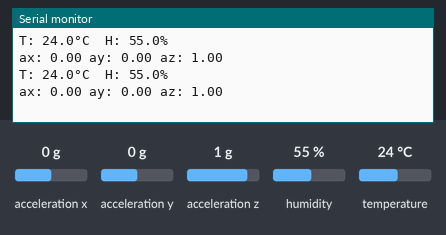
Recording of a sketch running on a simulated Arduino Nano 33 BLE. On the bench: the last lines printed to the serial monitor. The inputs (shaded band) are chosen by the test bench; at power-on: acceleration x 0 g, acceleration y 0 g, acceleration z 1 g, humidity 55 %, temperature 24 °C.

Above: at 2.8 s.
2.9 s: acceleration x set to -1.4 g
At 3.4 s:
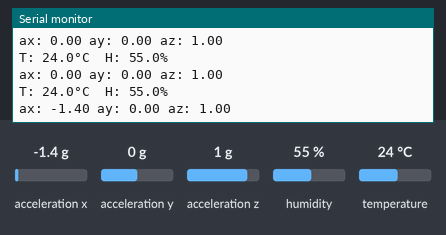
4.4 s: acceleration y set to -1.4 g
At 5.7 s:
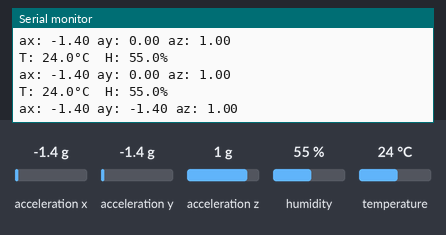
5.9 s: acceleration z set to -1.4 g
At 6.8 s:
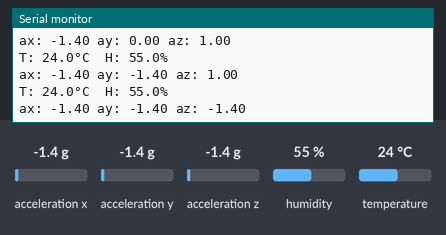
7.4 s: humidity set to 22 %
At 8.4 s:
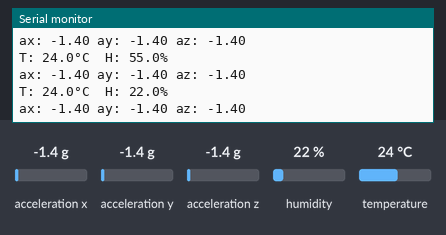
8.9 s: temperature set to 12 °C
At 9.8 s:
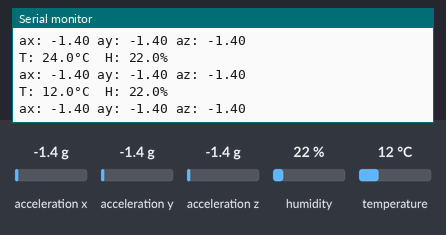

Measured:
- after the input at 2.9 s, the serial monitor: prints a new line after 0.11 s (image 1)
- after the input at 4.4 s, the serial monitor: prints a new line after 0.61 s (image 2)
- after the input at 5.9 s, the serial monitor: prints a new line after 0.11 s (image 3)
- after the input at 7.4 s, the serial monitor: prints a new line after 0.60 s (image 4)
- after the input at 8.9 s, the serial monitor: prints a new line after 0.10 s (image 5)

The sketch:

nano33ble_sense.ino
```cpp
// snippet: nano33ble_sense
// tags: nano33ble, nano33, ble-sense, lsm9ds1, hts221, apds9960, mp34dt05, platform
// boards: nano33ble
// library: Arduino_LSM9DS1, Arduino_HTS221, Arduino_APDS9960
// description: Nano 33 BLE Sense onboard sensors — IMU, temp/humidity, gesture
// prompts: Nano 33 BLE Sense, onboard sensors Nano 33, LSM9DS1 HTS221 APDS9960, gesture sensor platform, BLE sense starter
// exact-include: Arduino_LSM9DS1.h, Arduino_HTS221.h, Arduino_APDS9960.h

#include <Arduino_LSM9DS1.h>
#include <Arduino_HTS221.h>
#include <Arduino_APDS9960.h>

unsigned long prevMs = 0;

void setup() {
  Serial.begin(9600);
  while (!Serial && millis() < 3000);
  if (!IMU.begin())   { Serial.println("LSM9DS1 failed"); while (1); }
  if (!HTS.begin())   { Serial.println("HTS221 failed");  while (1); }
  if (!APDS.begin())  { Serial.println("APDS9960 failed"); while (1); }
  APDS.setGestureSensitivity(80);
}

void loop() {
  // gesture
  if (APDS.gestureAvailable()) {
    int g = APDS.readGesture();
    if (g == GESTURE_UP)    Serial.println("UP");
    if (g == GESTURE_DOWN)  Serial.println("DOWN");
    if (g == GESTURE_LEFT)  Serial.println("LEFT");
    if (g == GESTURE_RIGHT) Serial.println("RIGHT");
  }

  unsigned long now = millis();
  if (now - prevMs < 1000) return;
  prevMs = now;

  Serial.print("T: "); Serial.print(HTS.readTemperature(), 1);
  Serial.print("°C  H: "); Serial.print(HTS.readHumidity(), 1); Serial.println("%");

  if (IMU.accelerationAvailable()) {
    float ax, ay, az;
    IMU.readAcceleration(ax, ay, az);
    Serial.print("ax: "); Serial.print(ax, 2);
    Serial.print(" ay: "); Serial.print(ay, 2);
    Serial.print(" az: "); Serial.println(az, 2);
  }
}
```
